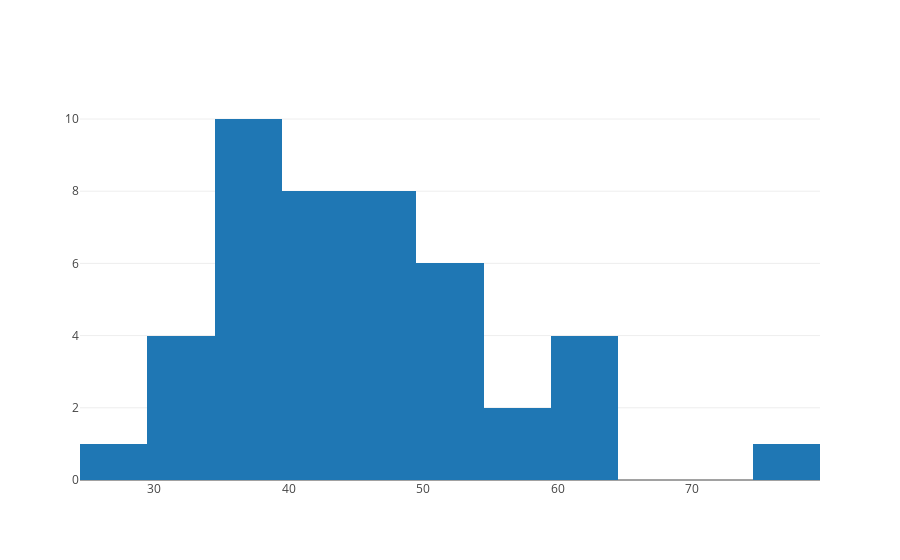

Here is the notebook cell this chart was saved with:
### Code cell
age_hist = [go.Histogram(x=actors.Age.values)]
iplot(age_hist)

### Figure 1 — Plotly figure (JSON) as saved in the notebook; plotly's stock layout.template omitted (floating-point values rounded to 4 significant figures)
{"data": [{"autobinx": true, "type": "histogram", "uid": "aee48c", "x": [43, 42, 48, 49, 56, 38, 60, 30, 40, 42, 37, 76, 39, 53, 45, 36, 62, 33, 51, 32, 42, 54, 52, 37, 38, 32, 45, 60, 46, 40, 36, 47, 29, 43, 37, 38, 45, 50, 48, 60, 50, 39, 55, 44], "xbins": {"end": 79.5, "size": 5, "start": 24.5}}], "layout": {"autosize": true, "xaxis": {"autorange": true, "range": [24.5, 79.5], "type": "linear"}, "yaxis": {"autorange": true, "range": [0, 10.53]}}}
